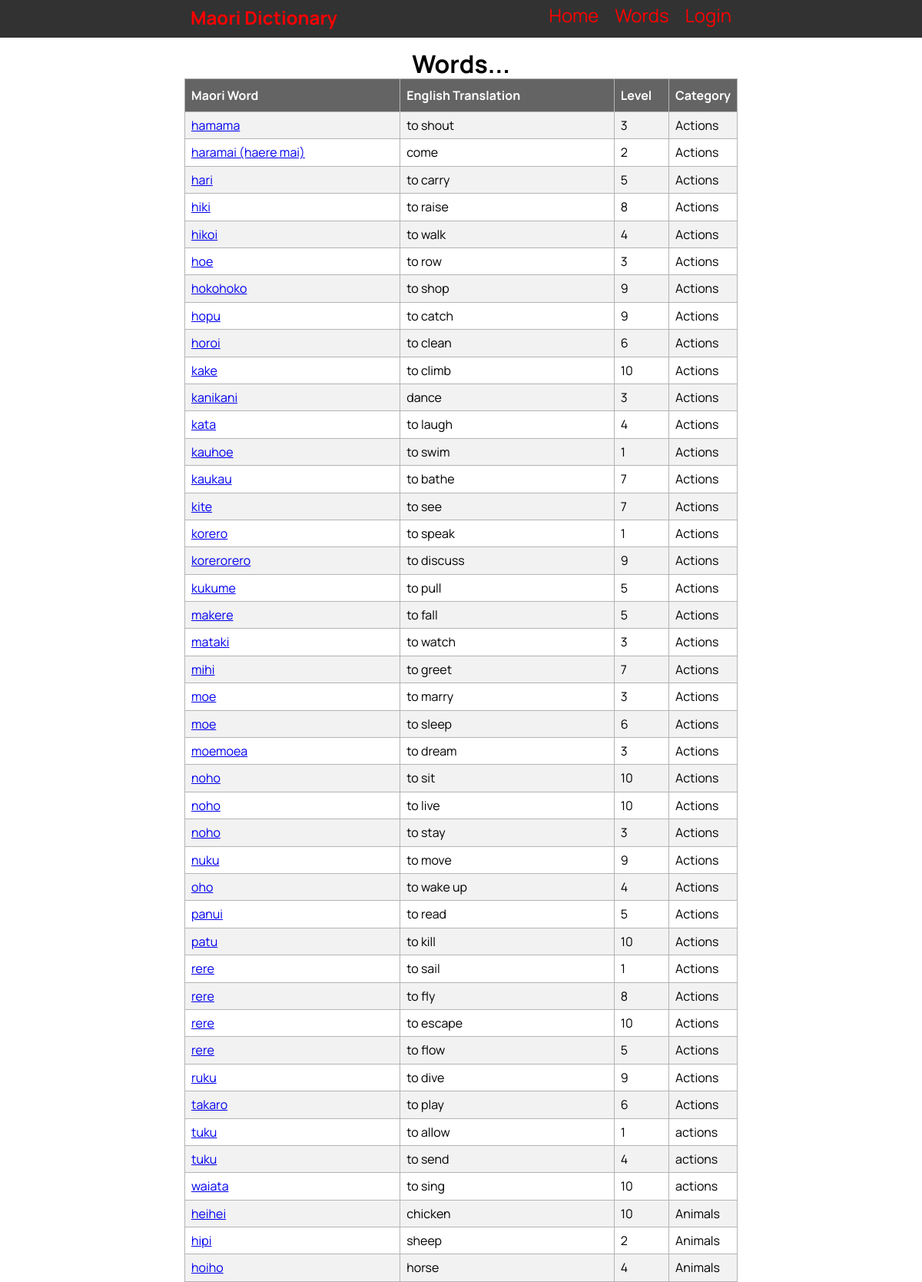
/word_list (upper part), run on the app's committed database.
### tables this page shows
CREATE TABLE "vocab_list"
(
    id                  integer
        constraint vocab_list_pk
            primary key autoincrement,
    maori_word          varchar(30),
    english_translation varchar(30),
    category            varchar(30),
    definition          varchar(100),
    level               integer,
    last_edited_time    date,
    last_edited_user    varchar(60)
, image_link varchar(30));

### app.py (the view)
@app.route('/word_list')
def render_word_list():
    con = create_connection(DATABASE)
    query = "SELECT id, maori_word, english_translation, category, level FROM vocab_list"
    cur = con.cursor()
    cur.execute(query, )
    word_list = cur.fetchall()
    con.close()
    return render_template('word_list.html', logged_in=is_logged_in(), admin=is_admin(), word_list=word_list)

### app.py (called while the page is built)
def create_connection(db_file):
    try:
        connection = sqlite3.connect(db_file)
        return connection
    except Error as e:
        print(e)
    return None

def is_logged_in():
    if session.get('email') is None:
        return False
    else:
        return True

def is_admin():
    if is_logged_in():
        if session.get('role') == "Teacher" or session.get('role') == "Admin":
            return True
        else:
            return False
    else:
        return False

### templates/word_list.html
{% extends "base.html" %}
{% block pageheading %}Words...{% endblock %}
{% block main %}
<table id="wordlist">
  <tr>
    <th style="width:40%">Maori Word</th>
    <th style="width:40%">English Translation</th>
    <th style="width:10%">Level</th>
    <th style="width:10%">Category</th>
  </tr>
  {% for word in word_list %}
    <tr>
      <td><a href="individual_word/{{ word[0] }}">{{ word[1] }}</a></td>
      <td>{{ word[2] }}</td>
      <td>{{ word[4] }}</td>
      <td>{{ word[3] }}</td>
    </tr>
  {% endfor %}
</table>
{% endblock %}

### templates/base.html (shortened to what this page needs)
<!DOCTYPE html>
<html lang="en">
<head>
    <link rel="stylesheet" href="https://cdnjs.cloudflare.com/ajax/libs/normalize/8.0.1/normalize.css"/>
    <link href="{{ url_for('static', filename='MDW.css') }}" rel="stylesheet">
</head>
<body>
<nav>
    <div class="container">
        <div class="navbar-brand">
            <a href="/">Maori Dictionary</a>
        </div>
        <div class="navbar-links">
            <a href="/">Home</a>
            <a href="/word_list">Words</a>
            {% if logged_in %}
                {% if admin %}
                    <a href="/">Admin</a>
                {% endif %}
                <a href="/logout">Logout</a>
                {% else %}
                <a href="/login">Login</a>
            {% endif %}
        </div>
    </div>
</nav>
<div class="container">
    <header>
        <h1>{% block pageheading %}{% endblock %}</h1>
    </header>
    <main>
        {% block main %}
        {% endblock %}
    </main>
</div>
</body>
</html>

### static/MDW.css (style rules this page uses)
* { font-family: 'Manrope', sans-serif; padding: 0; margin: 0; box-sizing: border-box; }
body { background-color: rgb(255, 255, 255); }
.container { width: 60vw; margin: auto; }
.container::after { content: ""; clear: both; display: table; }
h1 { text-align: center; font-weight: bold; font-size: 2rem; margin: 0; }
nav { background-color: rgb(50, 50, 50); font-size: 1.5rem; padding-top: 0.4rem; padding-bottom: 0.7rem; margin-bottom: 1rem; }
.navbar-brand { display: inline; float: left; font-size: 1.7rem; font-weight: bold; }
.navbar-links { display: inline; float: right; }
nav a { padding: 0 0.5rem; font-size: 1.5rem; color: red; text-decoration: none; }
table { font-family: Arial, Helvetica, sans-serif; border-collapse: collapse; width: 100%; }
td, th { border: 1px solid #b4b4b4; padding: 8px; }
#wordlist tr:nth-child(even) { background-color: #f2f2f2; }
#wordlist th, #wordinfomation .header { padding-top: 12px; padding-bottom: 12px; text-align: left; background-color: #646464; color: white; }

### data on the page
vocab_list: maori_word "hamama", english_translation "to shout", level "3", category "Actions"
vocab_list: maori_word "haramai (haere mai)", english_translation "come", level "2", category "Actions"
vocab_list: maori_word "hari", english_translation "to carry", level "5", category "Actions"
vocab_list: maori_word "hiki", english_translation "to raise", level "8", category "Actions"
vocab_list: maori_word "hikoi", english_translation "to walk", level "4", category "Actions"
vocab_list: maori_word "hoe", english_translation "to row", level "3", category "Actions"
vocab_list: maori_word "hokohoko", english_translation "to shop", level "9", category "Actions"
vocab_list: maori_word "hopu", english_translation "to catch", level "9", category "Actions"
vocab_list: maori_word "horoi", english_translation "to clean", level "6", category "Actions"
vocab_list: maori_word "kake", english_translation "to climb", level "10", category "Actions"
vocab_list: maori_word "kanikani", english_translation "dance", level "3", category "Actions"
vocab_list: maori_word "kata", english_translation "to laugh", level "4", category "Actions"
vocab_list: maori_word "kauhoe", english_translation "to swim", level "1", category "Actions"
vocab_list: maori_word "kaukau", english_translation "to bathe", level "7", category "Actions"
vocab_list: maori_word "kite", english_translation "to see", level "7", category "Actions"
vocab_list: maori_word "korero", english_translation "to speak", level "1", category "Actions"
vocab_list: maori_word "korerorero", english_translation "to discuss", level "9", category "Actions"
vocab_list: maori_word "kukume", english_translation "to pull", level "5", category "Actions"
vocab_list: maori_word "makere", english_translation "to fall", level "5", category "Actions"
vocab_list: maori_word "mataki", english_translation "to watch", level "3", category "Actions"
vocab_list: maori_word "mihi", english_translation "to greet", level "7", category "Actions"
vocab_list: maori_word "moe", english_translation "to marry", level "3", category "Actions"
vocab_list: maori_word "moe", english_translation "to sleep", level "6", category "Actions"
vocab_list: maori_word "moemoea", english_translation "to dream", level "3", category "Actions"
vocab_list: maori_word "noho", english_translation "to sit", level "10", category "Actions"
vocab_list: maori_word "noho", english_translation "to live", level "10", category "Actions"
vocab_list: maori_word "noho", english_translation "to stay", level "3", category "Actions"
vocab_list: maori_word "nuku", english_translation "to move", level "9", category "Actions"
vocab_list: maori_word "oho", english_translation "to wake up", level "4", category "Actions"
vocab_list: maori_word "panui", english_translation "to read", level "5", category "Actions"
vocab_list: maori_word "patu", english_translation "to kill", level "10", category "Actions"
vocab_list: maori_word "rere", english_translation "to sail", level "1", category "Actions"
vocab_list: maori_word "rere", english_translation "to fly", level "8", category "Actions"
vocab_list: maori_word "rere", english_translation "to escape", level "10", category "Actions"
vocab_list: maori_word "rere", english_translation "to flow", level "5", category "Actions"
vocab_list: maori_word "ruku", english_translation "to dive", level "9", category "Actions"
vocab_list: maori_word "takaro", english_translation "to play", level "6", category "Actions"
vocab_list: maori_word "tuku", english_translation "to allow", level "1", category "actions"
vocab_list: maori_word "tuku", english_translation "to send", level "4", category "actions"
vocab_list: maori_word "waiata", english_translation "to sing", level "10", category "actions"
vocab_list: maori_word "heihei", english_translation "chicken", level "10", category "Animals"
vocab_list: maori_word "hipi", english_translation "sheep", level "2", category "Animals"
vocab_list: maori_word "hoiho", english_translation "horse", level "4", category "Animals"
